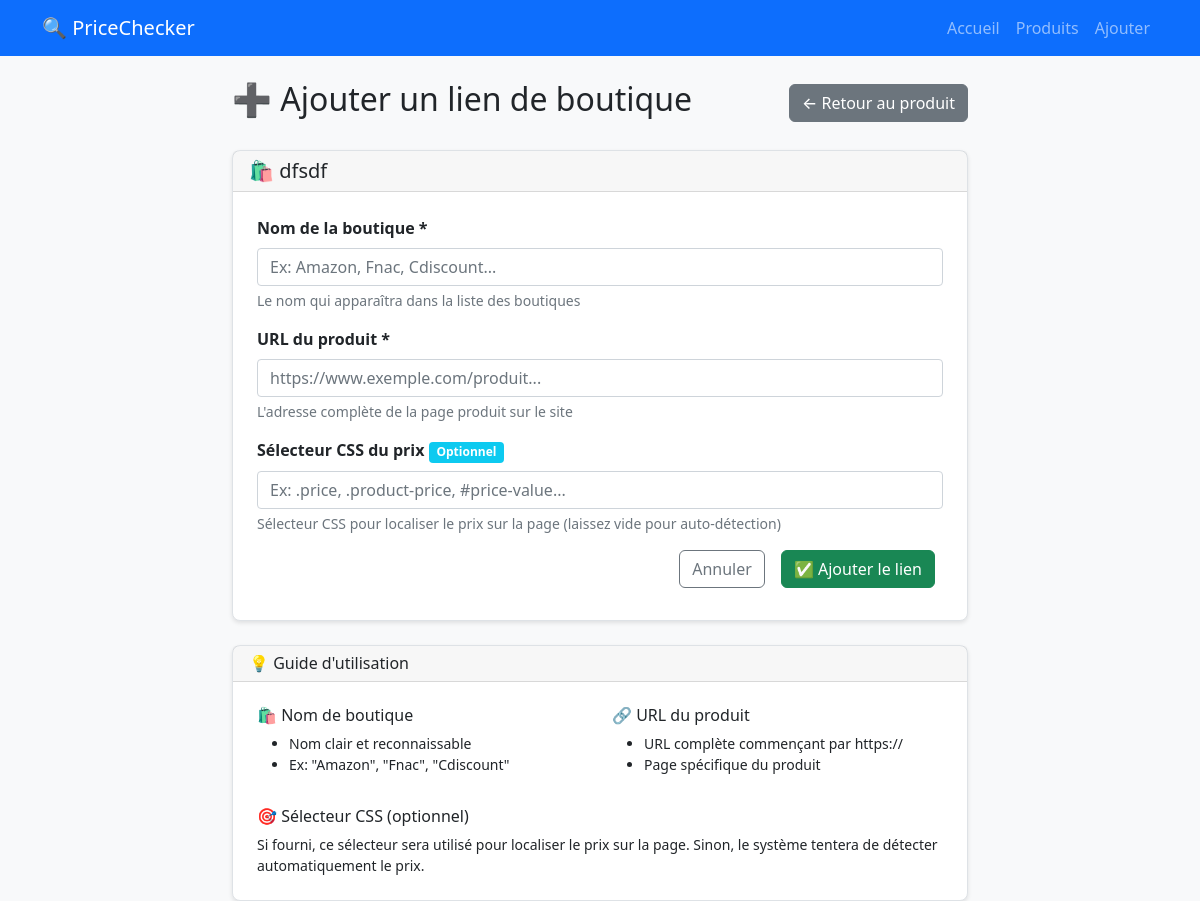
Page /product/4/add_link on the earlier database version.
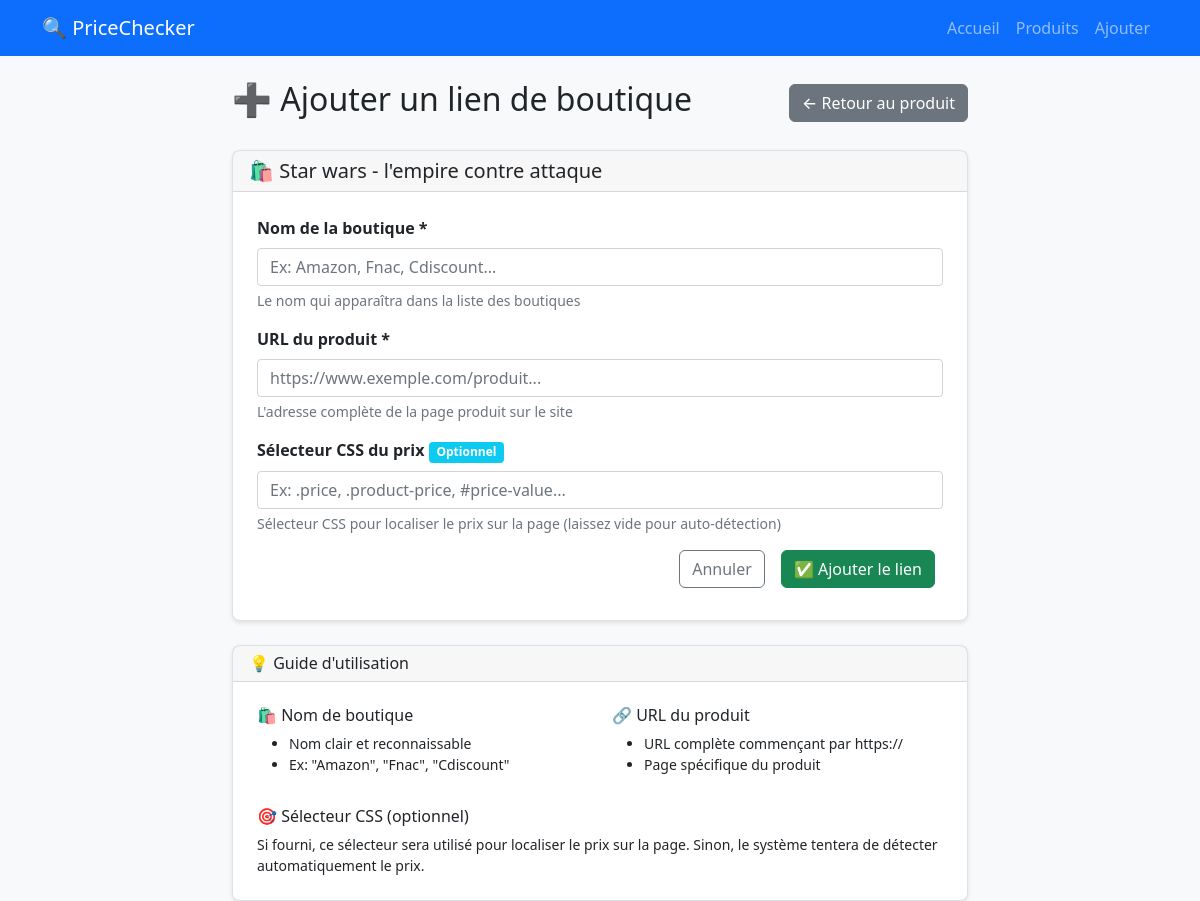
Same page on the later database version.
### tables this page shows
CREATE TABLE products (
            id INTEGER PRIMARY KEY AUTOINCREMENT,
            name TEXT NOT NULL,
            description TEXT,
            created_at DATETIME DEFAULT CURRENT_TIMESTAMP,
            updated_at DATETIME DEFAULT CURRENT_TIMESTAMP
        );

### app/routes.py (the view, shortened to what this page needs)
@main.route('/product/<int:product_id>/add_link', methods=['GET', 'POST'])
def add_product_link_route(product_id):
    product = get_product_by_id(product_id)
    if not product:
        flash('Produit non trouvé', 'error')
        return redirect(url_for('main.products'))
    return render_template('add_link.html', product=product)

### database/models.py (called while the page is built)
def get_db_connection():
    try:
        if current_app:
            db_path = current_app.config.get('DATABASE_PATH', 'pricechecker.db')
        else:
            db_path = 'pricechecker.db'
        conn = sqlite3.connect(db_path)
        conn.row_factory = sqlite3.Row
        if hasattr(current_app.config, 'SQLITE_PRAGMAS'):
            for pragma, value in current_app.config.SQLITE_PRAGMAS.items():
                conn.execute(f"PRAGMA {pragma} = {value}")
        return conn
    except Exception as e:
        logger.error(f"Erreur connexion DB: {e}")
        raise

def dict_from_row(row):
    if row is None:
        return None
    return {key: row[key] for key in row.keys()}

def get_product_by_id(product_id):
    conn = get_db_connection()
    cursor = conn.cursor()
    row = cursor.execute(
        'SELECT id, name, description, created_at, updated_at FROM products WHERE id = ?',
        (product_id,)
    ).fetchone()
    conn.close()
    return dict_from_row(row) if row else None

### app/templates/add_link.html (shortened to what the changed rows need)
{% extends "base.html" %}
{% block content %}
<div class="row justify-content-center">
    <div class="col-md-8">
        <div class="d-flex justify-content-between align-items-center mb-4">
            <h2>➕ Ajouter un lien de boutique</h2>
        </div>
        <div class="card">
            <div class="card-header">
                <h5 class="mb-0">🛍️ {{ product.name }}</h5>
            </div>
        </div>
    </div>
</div>
{% endblock %}

Differences in the rows shown:
changed products: name "dfsdf" → "Star wars - l'empire contre attaque"
